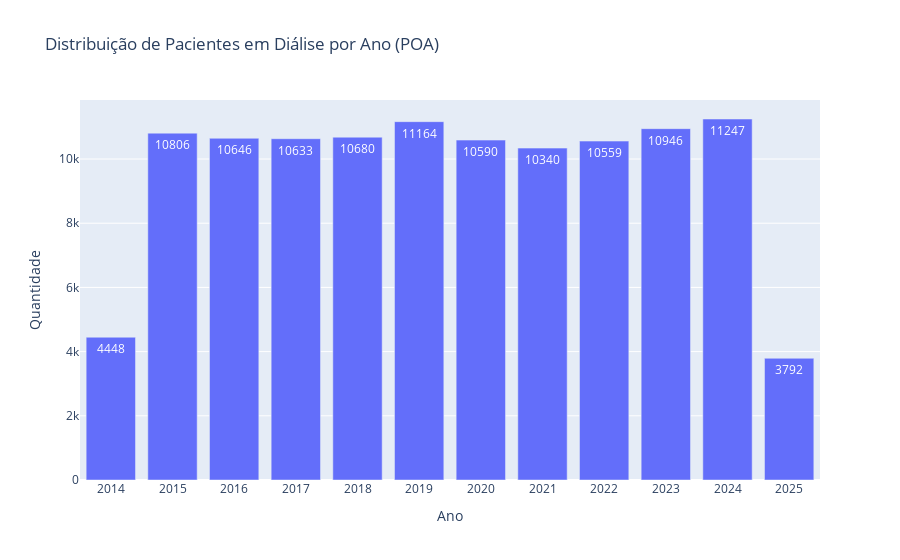

Notebook source saved alongside this figure:
### Code cell
# 📅 Distribuição por ano
ano_counts = df_poa['ano'].value_counts().sort_index().reset_index()
ano_counts.columns = ['Ano', 'Quantidade']

fig = px.bar(
    ano_counts,
    x='Ano',
    y='Quantidade',
    text='Quantidade',
    title='Distribuição de Pacientes em Diálise por Ano (POA)'
)
fig.show()

### Figure 1 — Plotly figure (JSON) as saved in the notebook; plotly's stock layout.template omitted (floating-point values rounded to 4 significant figures)
{"data": [{"hovertemplate": "Ano=%{x}<br>Quantidade=%{text}<extra></extra>", "legendgroup": "", "marker": {"color": "#636efa", "pattern": {"shape": ""}}, "name": "", "orientation": "v", "showlegend": false, "text": [4448.0, 10810.0, 10650.0, 10630.0, 10680.0, 11160.0, 10590.0, 10340.0, 10560.0, 10950.0, 11250.0, 3792.0], "textposition": "auto", "type": "bar", "x": ["2014", "2015", "2016", "2017", "2018", "2019", "2020", "2021", "2022", "2023", "2024", "2025"], "xaxis": "x", "y": [4448, 10806, 10646, 10633, 10680, 11164, 10590, 10340, 10559, 10946, 11247, 3792], "yaxis": "y"}], "layout": {"barmode": "relative", "legend": {"tracegroupgap": 0}, "title": {"text": "Distribuição de Pacientes em Diálise por Ano (POA)"}, "xaxis": {"anchor": "y", "domain": [0, 1], "title": {"text": "Ano"}}, "yaxis": {"anchor": "x", "domain": [0, 1], "title": {"text": "Quantidade"}}}}
